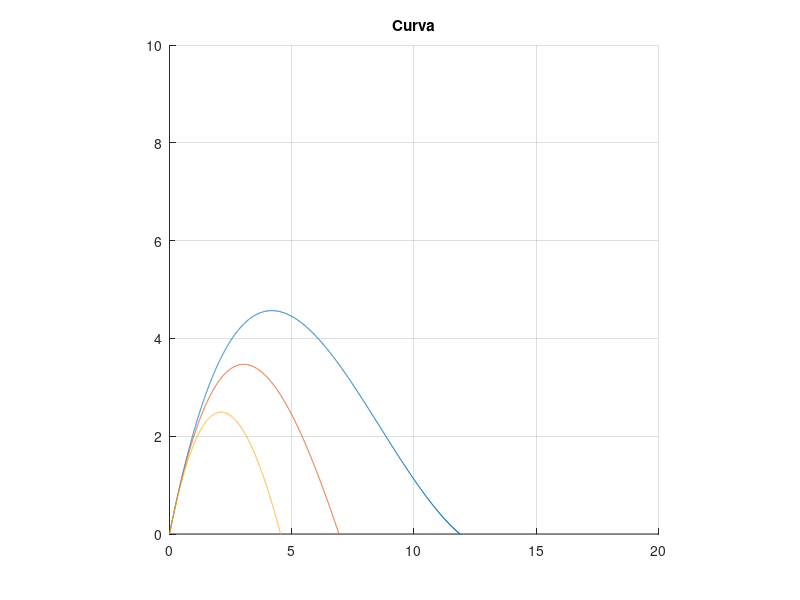

MATLAB code for this plot:
clear all; clc; close all;
R = [0.5,0.4,0.3]';
C = 2;
h  = [0 0 0]';
dh = 0;
qi = input('Inserte el qi: ');
dt = 0.001;
tf = 15;
t = (0);
i = 1;

%
%   qo = h/R  -->   Qo(s) = H(s)/R  --> H(s) = Qo(s)*R
%   
%   C*dh/dt = qi-qo
%   
%   C*H(s)*s = Qi(s)-Qo(s)
%   
%   RC*Qo(s)*s = Qi(s)-Qo(s)
%   Qo(s)*(RC*s+1) = Qi(s)
%   
%   Qo(s)/Qi(s) = 1/(RC*s+1)
%   
%   C*H(s)*s = Qi(s)-H(s)/R
%   H(s)*(RC*s+1)=Qi(s)*R
%   
%   H(s)/Qi(s) = R/(RC*s+1)

v = [0 20 0 10];
axis(v);
axis square;
title('Curva');
grid on;
hold on;
%legend('A','B');

while(t <= tf)
    dh = ((R*qi - h(i))./(R*C))*dt;
    h(:,i+1) = h(:,i) + dh;
    t(i+1) = t(i) + dt;
    i = i + 1;
end

plot(t,h);

%{
ct = ["Hola1"    "Hola2"    "Hola3"];
%h=[h;h*2;h*3];

color=[0 0 0;
       0 0 1;
       0 1 0;
       0 1 1;
       1 0 0;
       1 0 1;
       1 1 0;
       1 1 1];

for i=1:3
    A(i) = animatedline('DisplayName',ct(i),'Color',color(i,:));
end
legend;

for k = 1:10:length(t)
    for i=1:3
        addpoints(A(i),t(k),h(i,k));
    end
    drawnow
end
%}